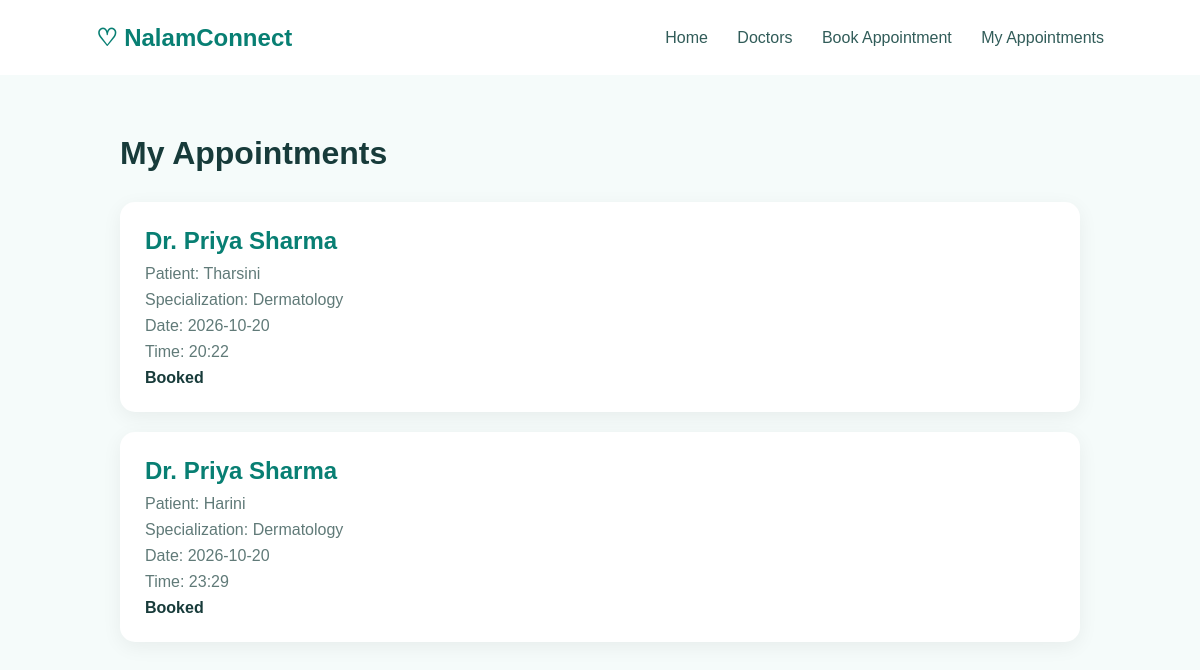
The app's page /appointments with its own data.
### tables this page shows
CREATE TABLE appointments (
            id INTEGER PRIMARY KEY AUTOINCREMENT,
            patient_name TEXT NOT NULL,
            doctor_id INTEGER NOT NULL,
            appointment_date TEXT NOT NULL,
            appointment_time TEXT NOT NULL,
            status TEXT DEFAULT 'Booked',
            UNIQUE(doctor_id, appointment_date, appointment_time)
        );

CREATE TABLE doctors (
            id INTEGER PRIMARY KEY AUTOINCREMENT,
            name TEXT NOT NULL,
            specialization TEXT NOT NULL
        );

### app.py (the view)
@app.route("/appointments")
def appointments():
    appointments = get_appointments()
    return render_template(
        "appointments.html",
        appointments=appointments
    )

### database.py (called while the page is built)
def get_connection():
    connection = sqlite3.connect(DB_NAME)
    connection.row_factory = sqlite3.Row
    return connection

def get_appointments():
    connection = get_connection()
    appointments = connection.execute("""
        SELECT
            appointments.*,
            doctors.name AS doctor_name,
            doctors.specialization
        FROM appointments
        JOIN doctors
        ON appointments.doctor_id = doctors.id
        ORDER BY appointment_date, appointment_time
    """).fetchall()
    connection.close()
    return appointments

### templates/appointments.html (shortened to what this page needs)
<!DOCTYPE html>
<html>
<head>
    <link rel="stylesheet" href="{{ url_for('static', filename='style.css') }}">
</head>
<body>
<nav>
    <h2>♡ NalamConnect</h2>
    <div>
        <a href="/">Home</a>
        <a href="/doctors">Doctors</a>
        <a href="/book">Book Appointment</a>
        <a href="/appointments">My Appointments</a>
    </div>
</nav>
<div class="page">
    <h1>My Appointments</h1>
    {% if appointments %}
        {% for appointment in appointments %}
        <div class="card">
            <h2>{{ appointment["doctor_name"] }}</h2>
            <p>
                Patient: {{ appointment["patient_name"] }}
            </p>
            <p>
                Specialization: {{ appointment["specialization"] }}
            </p>
            <p>
                Date: {{ appointment["appointment_date"] }}
            </p>
            <p>
                Time: {{ appointment["appointment_time"] }}
            </p>
            <strong>
                {{ appointment["status"] }}
            </strong>
        </div>
        {% endfor %}
    {% else %}
        <p>No appointments found.</p>
    {% endif %}
</div>
</body>
</html>

### static/style.css (style rules this page uses)
* { box-sizing: border-box; margin: 0; padding: 0; }
body { font-family: Arial, sans-serif; background: #f5fbfa; color: #173b3a; }
nav { height: 75px; display: flex; align-items: center; justify-content: space-between; padding: 0 8%; background: white; }
nav h2 { color: #087f73; }
nav a { text-decoration: none; color: #315c59; margin-left: 25px; }
.page { width: 80%; max-width: 1000px; margin: 60px auto; }
.page h1 { margin-bottom: 30px; }
.card { background: white; padding: 25px; margin-bottom: 20px; border-radius: 15px; box-shadow: 0 5px 20px rgba(0,0,0,0.06); }
.card h2 { color: #087f73; margin-bottom: 10px; }
.card p { margin: 8px 0; color: #607a78; }

### records on screen
appointments: doctor_name "Dr. Priya Sharma", patient_name "Tharsini", specialization "Dermatology", appointment_date "2026-10-20", appointment_time "20:22", status "Booked"
appointments: doctor_name "Dr. Priya Sharma", patient_name "Harini", specialization "Dermatology", appointment_date "2026-10-20", appointment_time "23:29", status "Booked"
